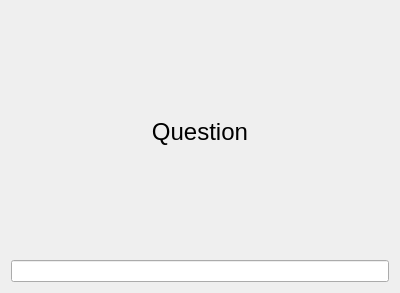
<?xml version="1.0" encoding="UTF-8"?>
<ui version="4.0">
 <class>Form</class>
 <widget class="QWidget" name="Form">
  <property name="geometry">
   <rect>
    <x>0</x>
    <y>0</y>
    <width>400</width>
    <height>293</height>
   </rect>
  </property>
  <property name="windowTitle">
   <string>Form</string>
  </property>
  <layout class="QVBoxLayout" name="verticalLayout">
   <item>
    <widget class="QLabel" name="question">
     <property name="text">
      <string>&lt;html&gt;&lt;head/&gt;&lt;body&gt;&lt;p&gt;&lt;span style=&quot; font-size:18pt;&quot;&gt;Question&lt;/span&gt;&lt;/p&gt;&lt;/body&gt;&lt;/html&gt;</string>
     </property>
     <property name="textFormat">
      <enum>Qt::RichText</enum>
     </property>
     <property name="alignment">
      <set>Qt::AlignCenter</set>
     </property>
     <property name="wordWrap">
      <bool>false</bool>
     </property>
     <property name="openExternalLinks">
      <bool>false</bool>
     </property>
     <property name="textInteractionFlags">
      <set>Qt::NoTextInteraction</set>
     </property>
    </widget>
   </item>
   <item>
    <widget class="QLineEdit" name="input"/>
   </item>
  </layout>
 </widget>
 <tabstops>
  <tabstop>input</tabstop>
 </tabstops>
 <resources/>
 <connections/>
</ui>
